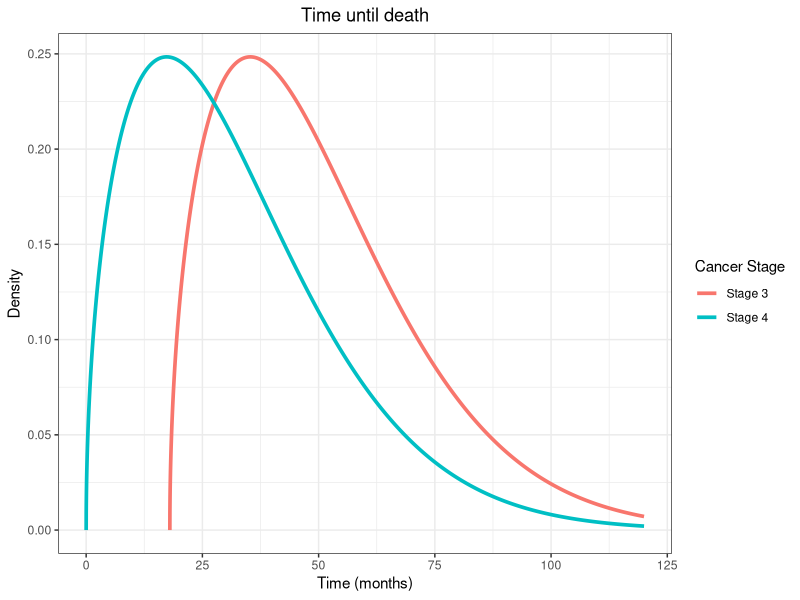
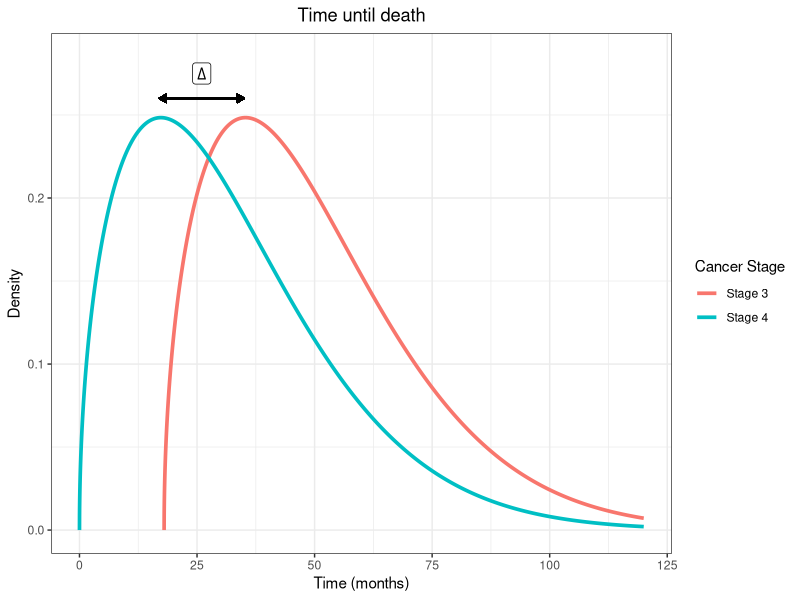
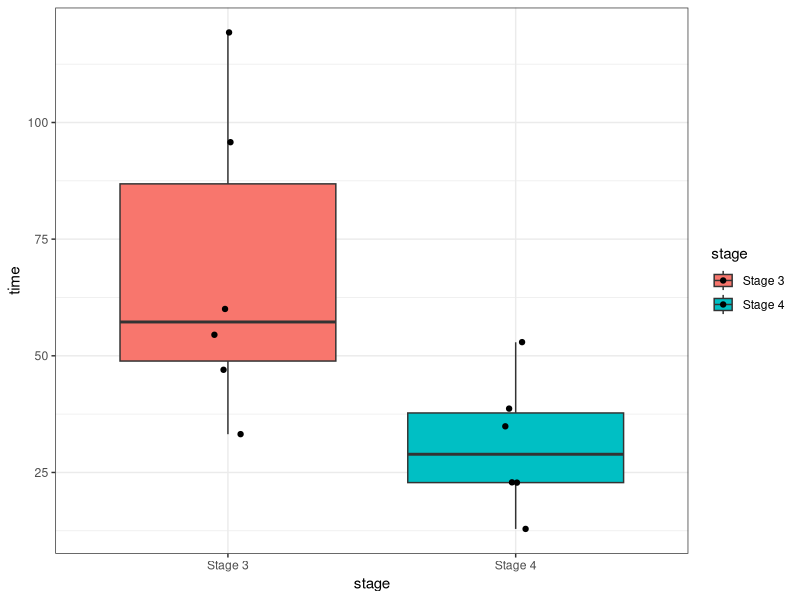
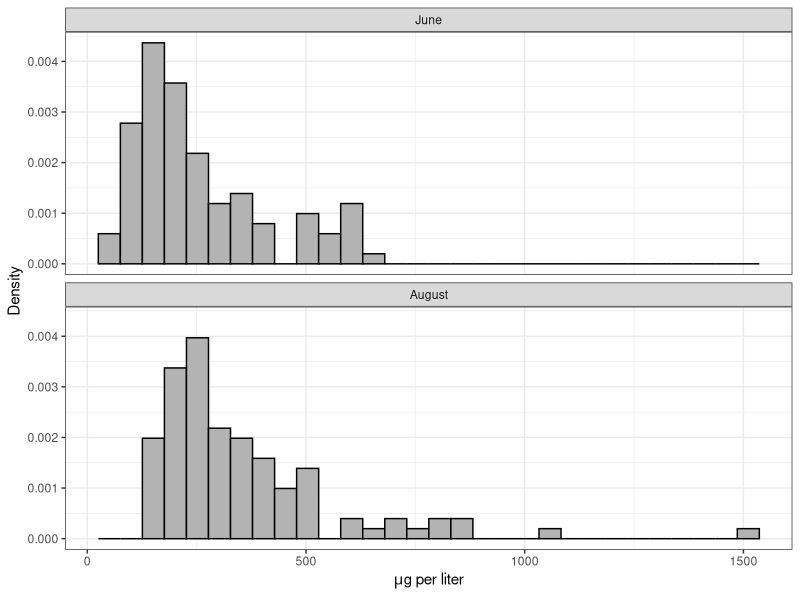

Generate these figures, in order, with R:
############ Prereqs ############
options(stringsAsFactors = FALSE, scipen = 600)
oldPar <- par()
os <- Sys.info()["sysname"]
baseDir <- ifelse(os == "Windows", "C:/Users/ptrainor/gdrive", "~/gdrive")

library(tidyverse)
library(ggrepel)

setwd(paste0(baseDir, "/iTeach/AST_505/myLectures/lecture11_Nonparametric"))

df1 <- data.frame(x = seq(0, 10, by = .001), `Cancer Stage` = "Stage 4")
df1$y <- dweibull(df1$x, shape = 1.5, scale = 3)
df2 <- data.frame(x = seq(0, 10, by = .001), `Cancer Stage` = "Stage 3")
df2$y <- dweibull(df2$x, shape = 1.5, scale = 3)
df2$x <- df2$x + 1.5
df1 <- rbind(df1, df2)
df1$x <- df1$x * 12

png(file = "locationShift.png", height = 4, width = 6, units = "in", res = 600)
ggplot(df1, aes(x = x, y = y, color = Cancer.Stage)) + geom_line(lwd = 1.25) + xlim(0, 120) + theme_bw() +
  ggtitle("Time until death") + theme(plot.title = element_text(hjust = 0.5)) +
  labs(x = "Time (months)", y = "Density", color = "Cancer Stage") 
dev.off()

png(file = "locationShift2.png", height = 4, width = 6, units = "in", res = 600)
ggplot(df1, aes(x = x, y = y, color = Cancer.Stage)) + geom_line(lwd = 1.25) + 
  geom_segment(aes(x = 17, xend = 35, y = .26, yend = .26), 
               arrow = arrow(length = unit(0.20,"cm"), ends="both", type = "closed"), color = "black") +
  annotate("label", x = 26, y = .275, label = expression(Delta)) +
  xlim(0, 120) + ylim(0, .285) + theme_bw() +
  ggtitle("Time until death") + theme(plot.title = element_text(hjust = 0.5)) +
  labs(x = "Time (months)", y = "Density", color = "Cancer Stage") 
dev.off()

########### Simulated Survival times ########### 
set.seed(3)
x1 <- round(rweibull(6, shape = 1.5, scale = 3) * 12,1)
set.seed(333)
x2 <- round((rweibull(6, shape = 1.5, scale = 3) + 2.5) * 12,1)
df3 <- data.frame(time = c(x1, x2), stage = c(rep("Stage 4", times = 6), rep("Stage 3", times = 6)))

# Boxplot:
png(file = "boxplot.png", height = 4, width = 6, units = "in", res = 600)
set.seed(333)
ggplot(df3, aes(x = stage, y = time, fill = stage)) + geom_boxplot() + geom_jitter(width = .05) + theme_bw()
dev.off()

# Tests:
wilcox.test(x = x1, y = x2)
test1 <- wilcox.test(time ~ stage, data = df3, exact = TRUE, alternative = "greater", conf.int = TRUE)
test1$statistic + 6 * (6 + 1) / 2
test1

# Point estimate:
combList <- expand.grid(x1 = 1:6, x2 = 1:6)
combList$diff <- combList$x2Val <- combList$x1Val <- NA
for(i in 1:nrow(combList)){
  combList$x1Val[i] <- x1[combList$x1[i]]
  combList$x2Val[i] <- x2[combList$x2[i]]
}
combList$diff <- combList$x1Val - combList$x2Val

# Confidence intervals:
sort(combList$diff)

wilcox.test(time ~ stage, data = df3, exact = TRUE, alternative = "two.sided", conf.int = TRUE)


########### Simulated data for normal appoximation ############
# micrograms per liter as phycocyanin 
set.seed(2)
x1 <- round(exp(rnorm(n = 100, mean = log(222), sd = 1/2)), 1)
set.seed(22)
x2 <- round(exp(rnorm(n = 100, mean = log(300), sd = 1/2)), 1)
df4 <- data.frame(value = c(x1, x2), month = c(rep("June", 100), rep("August", 100)))
df4$month <- factor(df4$month, levels = c("June", "August"))

png(file = "RoughHist.png", height = 5, width = 6.5, units = "in", res = 600)
ggplot(df4, aes(x = value, y = ..density..)) + geom_histogram(color = "black", fill = "grey70") + 
  facet_wrap(~month, nrow = 2) + theme_bw() + labs(x = expression(paste(mu, "g per liter")), y = "Density")
dev.off()

df4 <- df4 %>% arrange(value)
df4Counts <- df4 %>% group_by(value) %>% summarize(n = n())
df4 <- df4 %>% left_join(df4Counts)
df4$ranks <- rank(df4$value, ties = "average")
sum(df4$ranks[df4$month == "June"])
